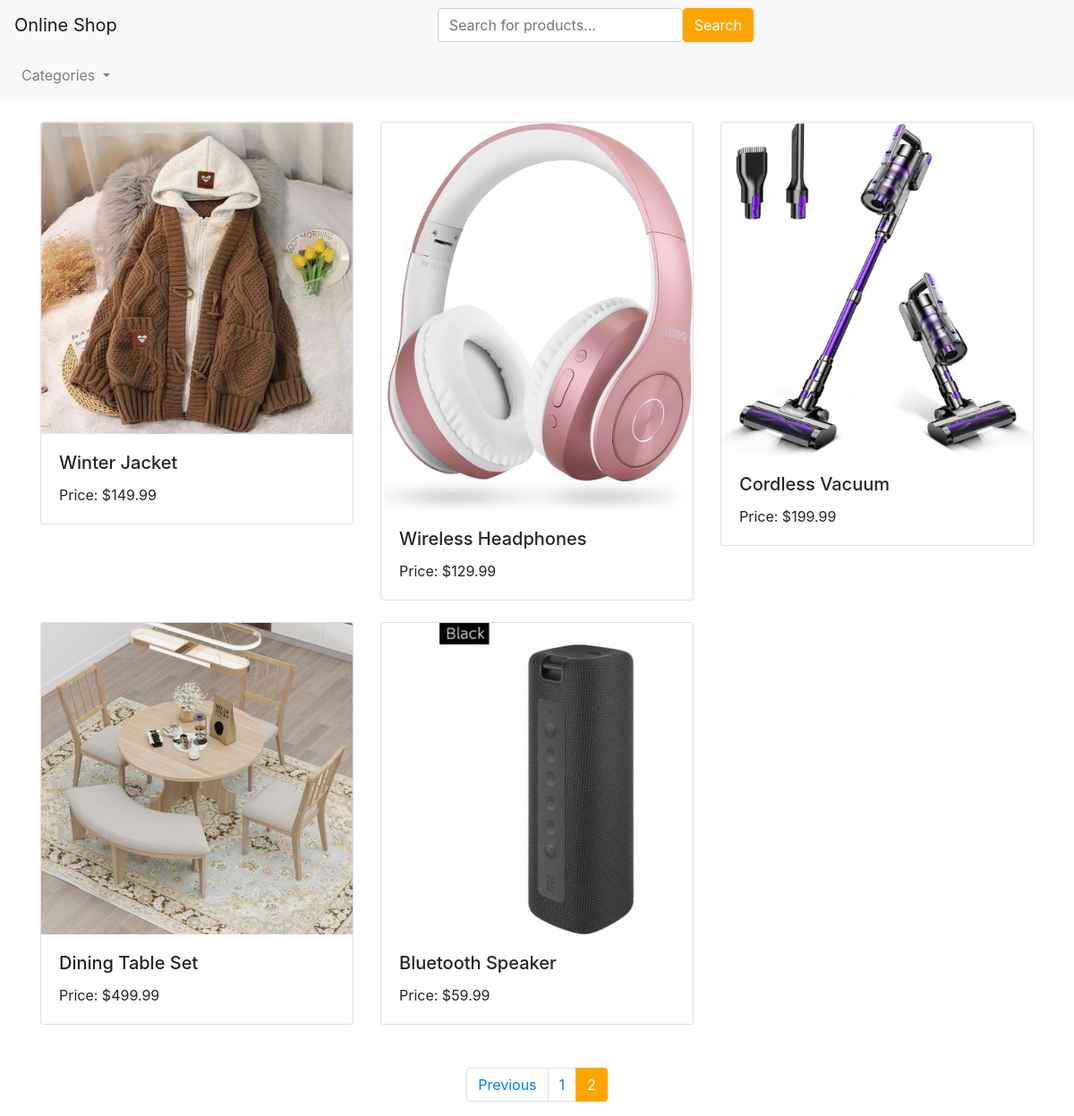
Screenshot of /?page=2 with the database file from the repository.
### ecommerce_app/models.py (models this page shows, shortened)
class Product(models.Model):
    product_no = models.CharField(max_length=10)
    name = models.CharField(max_length=255, default='Ürün Adı')
    description = models.TextField()
    price = models.DecimalField(max_digits=10, decimal_places=2)
    image = models.ImageField(upload_to='product_images/')
    category = models.CharField(max_length=50)

### ecommerce_app/views.py (the view, shortened to what this page needs)
# urls.py: path('', views.home, name='home'),
def home(request):
    query = request.GET.get('q', '')
    all_products = Product.objects.filter(
        Q(product_no__icontains=query) |
        Q(description__icontains=query) |
        Q(price__icontains=query) |
        Q(category__icontains=query)
    )
    paginator = Paginator(all_products, 10)
    page = request.GET.get('page', 1)
    try:
        products = paginator.page(page)
    except PageNotAnInteger:
        products = paginator.page(1)
    except EmptyPage:
        products = paginator.page(paginator.num_pages)
    categories_with_counts = Product.objects.values('category').annotate(count=Count('category')).order_by('-count')[:5]
    return render(request, 'home.html', {'products': products, 'query': query, 'categories_with_counts': categories_with_counts})

### ecommerce_app/templates/home.html (shortened to what this page needs)
<!DOCTYPE html>
<html lang="en">
<head>
    <link rel="stylesheet" href="https://stackpath.bootstrapcdn.com/bootstrap/4.5.2/css/bootstrap.min.css">
</head>
<body>
<nav class="navbar navbar-expand-lg navbar-light bg-light">
    <a class="navbar-brand" href="/">Online Shop</a>
    <div class="collapse navbar-collapse justify-content-center" id="navbarNav">
        <ul class="navbar-nav">
            <li class="nav-item">
                <form action="{% url 'home' %}" method="GET" class="form-inline">
                    <input type="text" name="q" class="form-control" placeholder="Search for products..." value="{{ query }}">
                    <button type="submit" class="btn btn-primary" style="background-color: orange; border-color: orange;">Search</button>
                </form>
            </li>
        </ul>
    </div>
</nav>
<nav class="navbar navbar-expand-lg navbar-light bg-light">
    <div class="collapse navbar-collapse" id="navbarCategories">
        <ul class="navbar-nav">
            <li class="nav-item dropdown">
                <a class="nav-link dropdown-toggle" href="#" id="navbarDropdown" role="button" data-toggle="dropdown" aria-haspopup="true" aria-expanded="false">
                    Categories
                </a>
            </li>
        </ul>
    </div>
</nav>
<div class="container mt-4">
    <div class="row">
        {% for product in products %}
            <div class="col-md-4 mb-4">
                <a href="{% url 'product_detail' product.id %}" style="text-decoration: none; color: inherit;">
                    <div class="card">
                        {% load static %}
                        <img src="{{ product.image }}" class="card-img-top" alt="{{ product.name }}">
                        <div class="card-body">
                            <h5 class="card-title">{{ product.name }}</h5>
                            <p class="card-text">Price: ${{ product.price }}</p>
                        </div>
                    </div>
                </a>
            </div>
        {% endfor %}
    </div>
    <div class="row mt-4">
        <div class="col-md-12">
            <div class="d-flex justify-content-center">
                <ul class="pagination">
                    {% if products.has_previous %}
                        <li class="page-item"><a class="page-link" href="?page={{ products.previous_page_number }}">Previous</a></li>
                    {% endif %}
                    {% for i in products.paginator.page_range %}
                        <li class="page-item {% if i == products.number %}active{% endif %}">
                            <a class="page-link" href="?page={{ i }}">{{ i }}</a>
                        </li>
                    {% endfor %}
                </ul>
            </div>
        </div>
    </div>
</div>
</body>
</html>

### ecommerce_app/templates/home.html (style rules this page uses)
.pagination .page-item.active .page-link { background-color: orange; border-color: orange; }

### rows the page displays
Product: image (picture), name "Winter Jacket", price "149.99"
Product: image (picture), name "Wireless Headphones", price "129.99"
Product: image (picture), name "Cordless Vacuum", price "199.99"
Product: image (picture), name "Dining Table Set", price "499.99"
Product: image (picture), name "Bluetooth Speaker", price "59.99"

### other values shown
{{ i }} "1" "2"
